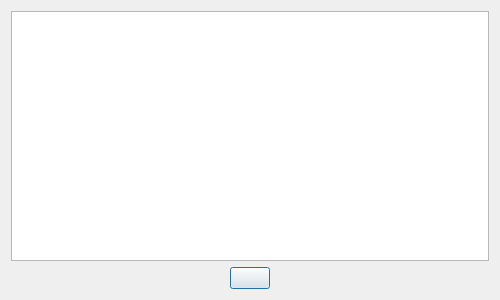
<?xml version="1.0" encoding="UTF-8"?>
<ui version="4.0">
 <class>ScriptDetailsDialog</class>
 <widget class="QDialog" name="ScriptDetailsDialog">
  <property name="geometry">
   <rect>
    <x>0</x>
    <y>0</y>
    <width>500</width>
    <height>300</height>
   </rect>
  </property>
  <property name="windowTitle">
   <string>Script Details</string>
  </property>
  <layout class="QVBoxLayout" name="verticalLayout">
   <item>
    <widget class="QTextEdit" name="info_text">
     <property name="readOnly">
      <bool>true</bool>
     </property>
    </widget>
   </item>
   <item>
    <widget class="QFrame" name="frame">
     <property name="frameShape">
      <enum>QFrame::Shape::NoFrame</enum>
     </property>
     <property name="frameShadow">
      <enum>QFrame::Shadow::Raised</enum>
     </property>
     <property name="lineWidth">
      <number>0</number>
     </property>
     <layout class="QHBoxLayout" name="horizontalLayout">
      <property name="leftMargin">
       <number>0</number>
      </property>
      <property name="topMargin">
       <number>0</number>
      </property>
      <property name="rightMargin">
       <number>0</number>
      </property>
      <property name="bottomMargin">
       <number>0</number>
      </property>
      <item>
       <widget class="QPushButton" name="close_button">
        <property name="maximumSize">
         <size>
          <width>40</width>
          <height>40</height>
         </size>
        </property>
        <property name="toolTip">
         <string>Aceptar</string>
        </property>
        <property name="text">
         <string/>
        </property>
        <property name="icon">
         <iconset resource="../images.qrc">
          <normaloff>:/services/msgsent</normaloff>:/services/msgsent</iconset>
        </property>
        <property name="iconSize">
         <size>
          <width>36</width>
          <height>36</height>
         </size>
        </property>
       </widget>
      </item>
     </layout>
    </widget>
   </item>
  </layout>
 </widget>
 <resources>
  <include location="../images.qrc"/>
 </resources>
 <connections/>
</ui>
